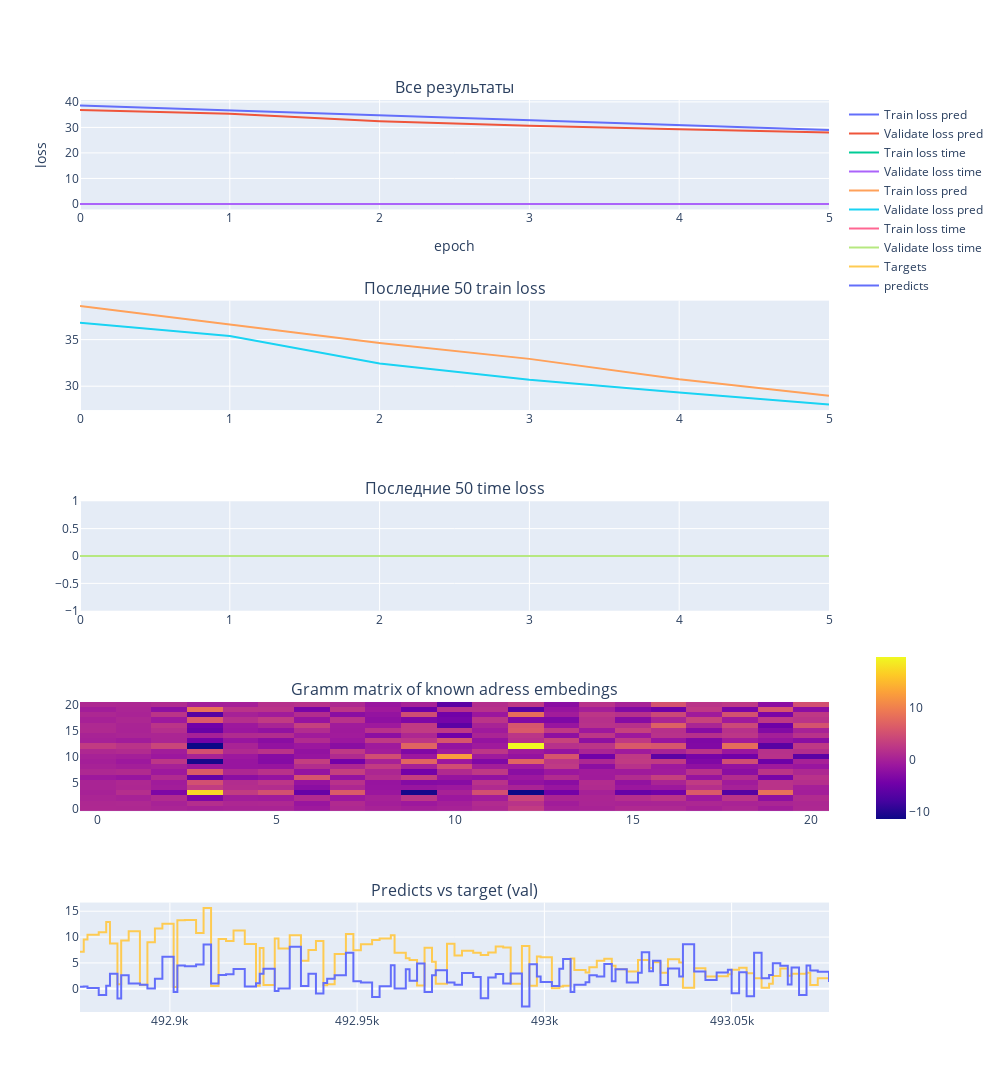

Notebook source saved alongside this figure:
### Markdown cell above
# Train by cls multiplying

### Code cell
model = ModelLib.BertForTransactionRegressionV1(len(known_address), 4).to(device)
TrainLib.train_model(model=model, model_predictor=TrainLib.scalar_dot_predictor, **train_params)

### Figure 1 — Plotly figure (JSON) as saved in the notebook; plotly's stock layout.template omitted (floating-point values rounded to 4 significant figures; data arrays with more than 128 entries replaced by an {"elided": "..."} marker saying what was removed)
{"data": [{"mode": "lines", "name": "Train loss pred", "type": "scatter", "x": [0, 1, 2, 3, 4, 5], "xaxis": "x", "y": [38.59, 36.63, 34.64, 32.93, 30.74, 28.97], "yaxis": "y"}, {"mode": "lines", "name": "Validate loss pred", "type": "scatter", "x": [0, 1, 2, 3, 4, 5], "xaxis": "x", "y": [36.82, 35.39, 32.44, 30.68, 29.31, 28.02], "yaxis": "y"}, {"mode": "lines", "name": "Train loss time", "type": "scatter", "x": [0, 1, 2, 3, 4, 5], "xaxis": "x", "y": [0, 0, 0, 0, 0, 0], "yaxis": "y"}, {"mode": "lines", "name": "Validate loss time", "type": "scatter", "x": [0, 1, 2, 3, 4, 5], "xaxis": "x", "y": [0, 0, 0, 0, 0, 0], "yaxis": "y"}, {"mode": "lines", "name": "Train loss pred", "type": "scatter", "x": [0, 1, 2, 3, 4, 5], "xaxis": "x2", "y": [38.59, 36.63, 34.64, 32.93, 30.74, 28.97], "yaxis": "y2"}, {"mode": "lines", "name": "Validate loss pred", "type": "scatter", "x": [0, 1, 2, 3, 4, 5], "xaxis": "x2", "y": [36.82, 35.39, 32.44, 30.68, 29.31, 28.02], "yaxis": "y2"}, {"mode": "lines", "name": "Train loss time", "type": "scatter", "x": [0, 1, 2, 3, 4, 5], "xaxis": "x3", "y": [0, 0, 0, 0, 0, 0], "yaxis": "y3"}, {"mode": "lines", "name": "Validate loss time", "type": "scatter", "x": [0, 1, 2, 3, 4, 5], "xaxis": "x3", "y": [0, 0, 0, 0, 0, 0], "yaxis": "y3"}, {"colorbar": {"len": 0.2, "x": 1.05, "y": 0.3, "yanchor": "middle"}, "type": "heatmap", "xaxis": "x4", "yaxis": "y4", "z": {"elided": "21x21 float values"}}, {"line": {"shape": "hv"}, "name": "Targets", "type": "scatter", "x": [492876, 492877, 492878, 492881, 492883, 492884, 492886, 492887, 492889, 492892, 492894, 492896, 492898, 492901, 492902, 492904, 492907, 492909, 492911, 492913, 492915, 492917, 492920, 492923, 492924, 492925, 492928, 492929, 492932, 492935, 492937, 492939, 492941, 492942, 492944, 492947, 492949, 492951, 492954, 492956, 492959, 492960, 492963, 492964, 492966, 492968, 492970, 492971, 492974, 492976, 492978, 492981, 492983, 492985, 492987, 492989, 492991, 492994, 492996, 492998, 492999, 493002, 493004, 493005, 493007, 493008, 493011, 493012, 493014, 493016, 493018, 493019, 493022, 493025, 493026, 493028, 493029, 493031, 493033, 493036, 493037, 493040, 493043, 493046, 493049, 493050, 493052, 493054, 493056, 493058, 493060, 493061, 493063, 493065, 493066, 493068, 493070, 493071, 493073, 493076], "xaxis": "x5", "y": [7.17, 9.512, 10.44, 10.93, 12.9, 8.732, 0.8581, 9.346, 11.11, 0.7603, 8.974, 11.63, 12.58, 0.3476, 13.27, 13.29, 10.81, 15.61, 0.5562, 9.622, 9.245, 11.28, 8.672, 0.5809, 7.905, 0.7469, 9.742, 7.795, 10.37, 5.44, 7.515, 9.218, 0.6983, 0.8644, 6.723, 10.61, 7.442, 8.594, 9.408, 9.712, 10.37, 6.957, 5.902, 5.589, 0.6464, 7.92, 5.218, 0.9759, 8.723, 6.459, 7.358, 6.977, 6.525, 7.03, 8.198, 7.964, 0.9566, 8.252, 0.5946, 6.265, 6.112, 0.083, 0.4558, 0.5982, 5.865, 3.609, 3.168, 4.154, 5.417, 5.791, 4.457, 3.758, 3.329, 5.543, 5.548, 4.031, 5.132, 3.116, 5.725, 5.067, 0.2131, 3.955, 2.36, 2.407, 2.801, 3.699, 4.065, 2.994, 2.034, 0.1827, 0.9837, 2.448, 3.904, 2.506, 2.93, 2.916, 3.077, 0.7329, 2.038, 3.111], "yaxis": "y5"}, {"line": {"shape": "hv"}, "name": "predicts", "type": "scatter", "x": [492876, 492877, 492878, 492881, 492883, 492884, 492886, 492887, 492889, 492892, 492894, 492896, 492898, 492901, 492902, 492904, 492907, 492909, 492911, 492913, 492915, 492917, 492920, 492923, 492924, 492925, 492928, 492929, 492932, 492935, 492937, 492939, 492941, 492942, 492944, 492947, 492949, 492951, 492954, 492956, 492959, 492960, 492963, 492964, 492966, 492968, 492970, 492971, 492974, 492976, 492978, 492981, 492983, 492985, 492987, 492989, 492991, 492994, 492996, 492998, 492999, 493002, 493004, 493005, 493007, 493008, 493011, 493012, 493014, 493016, 493018, 493019, 493022, 493025, 493026, 493028, 493029, 493031, 493033, 493036, 493037, 493040, 493043, 493046, 493049, 493050, 493052, 493054, 493056, 493058, 493060, 493061, 493063, 493065, 493066, 493068, 493070, 493071, 493073, 493076], "xaxis": "x5", "y": [0.3782, 0.419, 0.1679, -1.214, 0.5779, 2.921, -1.884, 2.609, 1.027, 0.7932, 0.07739, 1.953, 6.195, -0.6251, 4.514, 4.344, 4.678, 8.569, 1.027, 2.655, 2.817, 3.832, 0.419, 1.064, 2.921, 3.887, -0.447, 0.04373, 8.127, 0.5255, 2.921, -0.9333, 1.118, 1.935, 2.594, 6.952, 1.479, 1.236, -1.579, 0.5047, 4.559, 0.07739, 3.764, 1.574, 4.905, -0.6245, 2.62, 3.6, 1.214, 0.7579, 3.03, 2.282, -1.847, 2.165, 2.849, 1.022, 2.955, -3.432, 4.721, 2.389, 1.333, 0.5361, 3.863, 5.748, -0.6245, 0.7976, 1.25, 2.594, 2.389, 4.781, 1.479, 3.764, 1.207, 3.107, 7.058, 3.407, 5.421, 0.7198, 3.929, 2.375, 8.599, 3.321, 1.695, 3.139, 3.689, -0.8778, 3.197, -1.447, 6.951, 2.013, 2.655, 4.94, 4.459, 0.8339, 4.097, -1.214, 4.525, 3.516, 3.292, 1.306], "yaxis": "y5"}], "layout": {"annotations": [{"font": {"size": 16}, "showarrow": false, "text": "Все результаты", "x": 0.5, "xanchor": "center", "xref": "paper", "y": 1, "yanchor": "bottom", "yref": "paper"}, {"font": {"size": 16}, "showarrow": false, "text": "Последние 50 train loss", "x": 0.5, "xanchor": "center", "xref": "paper", "y": 0.78, "yanchor": "bottom", "yref": "paper"}, {"font": {"size": 16}, "showarrow": false, "text": "Последние 50 time loss", "x": 0.5, "xanchor": "center", "xref": "paper", "y": 0.56, "yanchor": "bottom", "yref": "paper"}, {"font": {"size": 16}, "showarrow": false, "text": "Gramm matrix of known adress embedings", "x": 0.5, "xanchor": "center", "xref": "paper", "y": 0.34, "yanchor": "bottom", "yref": "paper"}, {"font": {"size": 16}, "showarrow": false, "text": "Predicts vs target (val)", "x": 0.5, "xanchor": "center", "xref": "paper", "y": 0.12, "yanchor": "bottom", "yref": "paper"}], "height": 1500, "width": 1000, "xaxis": {"anchor": "y", "domain": [0, 1], "title": {"text": "epoch"}}, "xaxis2": {"anchor": "y2", "domain": [0, 1]}, "xaxis3": {"anchor": "y3", "domain": [0, 1]}, "xaxis4": {"anchor": "y4", "domain": [0, 1]}, "xaxis5": {"anchor": "y5", "domain": [0, 1]}, "yaxis": {"anchor": "x", "domain": [0.88, 1], "title": {"text": "loss"}}, "yaxis2": {"anchor": "x2", "domain": [0.66, 0.78]}, "yaxis3": {"anchor": "x3", "domain": [0.44, 0.56]}, "yaxis4": {"anchor": "x4", "domain": [0.22, 0.34]}, "yaxis5": {"anchor": "x5", "domain": [0, 0.12]}}}
